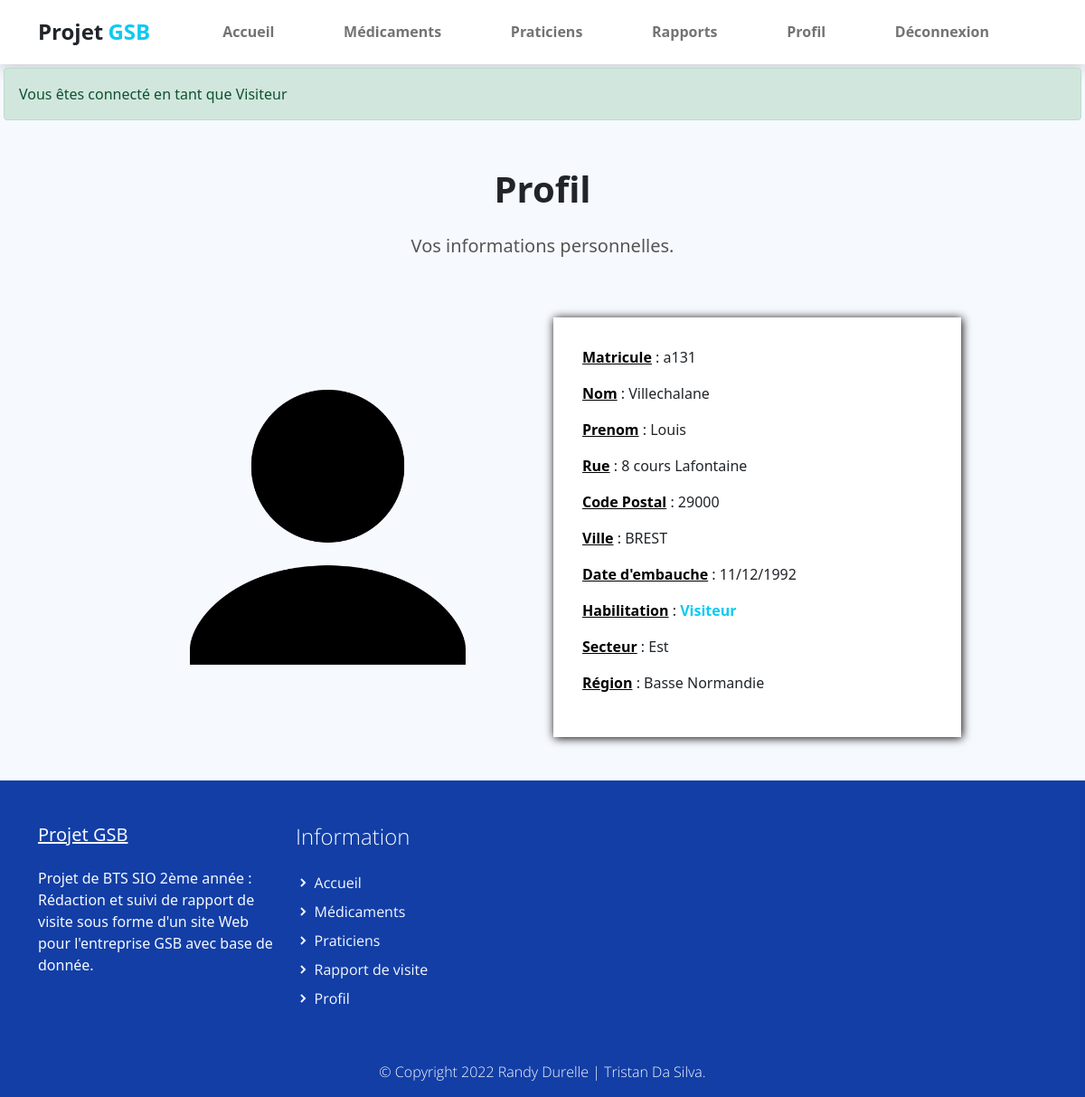
The app's page /index.php?uc=connexion&action=profil (signed in) with its own data.
### tables this page shows
CREATE TABLE IF NOT EXISTS `collaborateur` (
  `COL_MATRICULE` varchar(10) NOT NULL,
  `COL_NOM` varchar(25) DEFAULT NULL,
  `COL_PRENOM` varchar(50) DEFAULT NULL,
  `COL_ADRESSE` varchar(50) DEFAULT NULL,
  `COL_CP` varchar(5) DEFAULT NULL,
  `COL_VILLE` varchar(30) DEFAULT NULL,
  `COL_DATEEMBAUCHE` datetime DEFAULT NULL,
  `HAB_ID` int(11) DEFAULT NULL,
  `LOG_ID` int(11) DEFAULT NULL,
  `SEC_CODE` varchar(1) DEFAULT NULL,
  `REG_CODE` varchar(2) DEFAULT NULL,
  PRIMARY KEY (`COL_MATRICULE`),
  UNIQUE KEY `collaborateur_login0_AK` (`LOG_ID`),
  KEY `collaborateur_habilitation0_FK` (`HAB_ID`),
  KEY `collaborateur_secteur0_FK` (`SEC_CODE`)
);

CREATE TABLE IF NOT EXISTS `habilitation` (
  `HAB_ID` int(11) NOT NULL,
  `HAB_LIB` varchar(30) NOT NULL,
  PRIMARY KEY (`HAB_ID`)
);

CREATE TABLE IF NOT EXISTS `secteur` (
  `SEC_CODE` varchar(1) NOT NULL,
  `SEC_LIBELLE` varchar(15) DEFAULT NULL,
  PRIMARY KEY (`SEC_CODE`)
);

CREATE TABLE IF NOT EXISTS `region` (
  `REG_CODE` varchar(2) NOT NULL,
  `REG_NOM` varchar(50) DEFAULT NULL,
  `SEC_CODE` varchar(1) NOT NULL,
  PRIMARY KEY (`REG_CODE`),
  KEY `region_secteur0_FK` (`SEC_CODE`)
);

### modele/connexion.modele.inc.php (called while the page is built, shortened)
<?php
function getAllInformationCompte($matricule)
{
    try {
        $monPdo = connexionPDO();
        $req = 'SELECT c.`COL_MATRICULE` as `matricule`,c.`COL_NOM` as `nom`,`COL_PRENOM` as `prenom`,c.`COL_ADRESSE` as `adresse`,c.`COL_CP` as `cp`,c.`COL_VILLE` as `ville`, concat(DAY(COL_DATEEMBAUCHE),\'/\',MONTH(`COL_DATEEMBAUCHE`),\'/\',YEAR(`COL_DATEEMBAUCHE`)) as `date_embauche`, h.HAB_LIB as `habilitation` ,s.SEC_LIBELLE as `secteur`, r.REG_NOM as `region` FROM collaborateur c LEFT JOIN secteur s ON s.`SEC_CODE`=c.`SEC_CODE` LEFT JOIN habilitation h ON h.HAB_ID=c.HAB_ID LEFT JOIN region r ON r.REG_CODE=c.REG_CODE WHERE c.COL_MATRICULE="' . $matricule . '"';
        $res = $monPdo->query($req);
        $result = $res->fetch();
        return $result;
    } catch (PDOException $e) {
        print "Erreur !: " . $e->getMessage();
        die();
    }
}

### vues/v_profil.php (the view)
<section class="bg-light">
    <div class="container">
        <div class="structure-hero pt-lg-5 pt-4">
            <h1 class="titre text-center">Profil</h1>
            <p class="text text-center">
                Vos informations personnelles.
            </p>
        </div>
        <div class="row align-items-center justify-content-center">
            <div class="test col-12 col-sm-8 col-lg-6 col-xl-5 col-xxl-4 py-lg-5">
                <img class="img-fluid w-75" src="assets/img/profil.png">
            </div>
            <div class="test col-12 col-sm-8 col-lg-6 col-xl-5 col-xxl-4 py-lg-5 py-3">
                <div class="formulaire">
                    <p><span class="carac">Matricule</span> : <?php echo $info[0] ?></p>
                    <p><span class="carac">Nom</span> : <?php echo $info[1] ?></p>
                    <p><span class="carac">Prenom</span> : <?php echo $info[2] ?></p>
                    <p><span class="carac">Rue</span> : <?php echo $info[3] ?></p>
                    <p><span class="carac">Code Postal</span> : <?php echo $info[4] ?></p>
                    <p><span class="carac">Ville</span> : <?php echo $info[5] ?></p>
                    <p><span class="carac">Date d'embauche</span> : <?php echo $info[6] ?></p>
                    <p><span class="carac">Habilitation</span> : <span style="color:#0DCAF0;font-weight: 700;"> <?php echo $info[7] ?></span></p>
                    <p><span class="carac">Secteur</span> : <?php echo $info[8] ?></p>
                    <p><span class="carac">Région</span> : <?php echo $info[9] ?></p>
                </div>
            </div>
        </div>
</section>

### assets/css/gsb.css (style rules this page uses)
p, a { font-weight: 400; }

### assets/css/custom.css (style rules this page uses)
body, html { height: 100%; margin: 0; padding: 0; }
body { background: #f6f9fe !important; width: 100%; position: relative; display: table; }
.carac { text-decoration: underline; font-weight: 600; color: #000; }
.test { display: flex; flex-direction: column; align-items: center; }
.titre { font-weight: 600; padding-bottom: 1rem; }
.text { font-size: 20; font-weight: 400; color: #555555; }
.formulaire { background-color: white; padding: 2em; box-shadow: 1px 1px 10px black; width: 100%; }
.bg-light { background-color: #f6f9fe; }
.structure-hero { display: flex; flex-direction: column; align-items: center; }

### records on screen
collaborateur: COL_MATRICULE "a131", COL_NOM "Villechalane", COL_PRENOM "Louis", COL_ADRESSE "8 cours Lafontaine", COL_CP "29000", COL_VILLE "BREST", HAB_ID.HAB_LIB "Visiteur", SEC_CODE.SEC_LIBELLE "Est", region.REG_NOM "Basse Normandie"

### other values on screen
$_SESSION['libHab'] "Visiteur"
$info[6] "11/12/1992"
